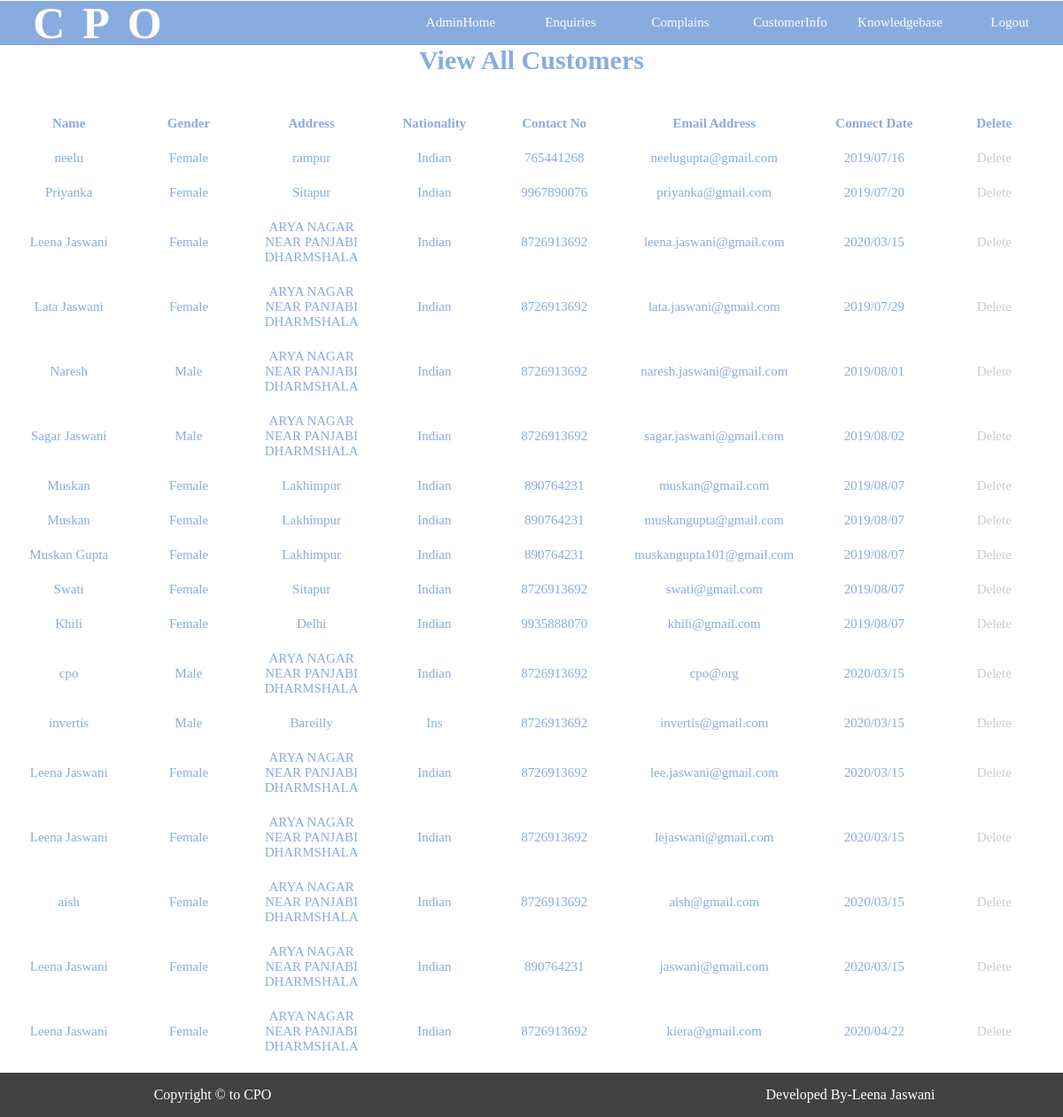
/adminzone/customerinfo (signed in), run on the app's committed database.
### generalzone/models.py (models this page shows)
class CustomerInfo(models.Model):
    name=models.CharField(max_length=50)
    gender=models.CharField(max_length=6)
    address=models.TextField()
    nationality=models.CharField(max_length=50)
    contactno=models.CharField(max_length=15)
    emailaddress=models.CharField(max_length=50,primary_key=True)
    password=models.CharField(max_length=20)
    connectdate=models.CharField(max_length=20)

### adminzone/views.py (the view)
def customerinfo(request):
    if request.session['adminid']:
        cust=CustomerInfo.objects.all()
        return render(request,'customerinfo.html',{'cust':cust})
    else:
        return render(request,'login.html')

### adminzone/templates/customerinfo.html (shortened to what this page needs)
<!DOCTYPE html>
<html lang="en">
<head>
    {% load static %}
     <link href="{% static 'css/stylea.css' %}" rel="stylesheet"/>
</head>
<body>
<div id="outer">
    <div id="menu">
        <div class="logo"><h1>CPO</h1></div>
        <ul >
            <li><a href="{% url 'adminzone:adminhome' %}">AdminHome</a></li>
            <li ><a href="{% url 'adminzone:enquiries' %}" >Enquiries</a></li>
            <li ><a href="{% url 'adminzone:complains' %}">Complains</a></li>
            <li ><a href="{% url 'adminzone:customerinfo' %}">CustomerInfo</a></li>
            <li ><a href="{% url 'adminzone:knowledgebase' %}">Knowledgebase</a></li>
            <li ><a href="{% url 'adminzone:logout' %}">Logout</a></li>
        </ul>
    </div>
    <div id="main" style="overflow-x:auto;">
        <h2>View All Customers</h2>
        <table border="0" cellspacing="20" cellspacing="1" style="width:100%;margin:0 auto">
            <tr>
                <th>Name</th>
                <th>Gender</th>
                <th>Address</th>
                <th>Nationality</th>
                <th>Contact No</th>
                <th>Email Address</th>
                <th>Connect Date</th>
                <th>Delete</th>
            </tr>
            {% for c in cust %}
            <tr>
                <td>{{c.name}}</td>
                <td>{{c.gender}}</td>
                <td>{{c.address}}</td>
                <td>{{c.nationality}}</td>
                <td>{{c.contactno}}</td>
                <td>{{c.emailaddress}}</td>
                <td>{{c.connectdate}}</td>
                <td><a href="{% url 'adminzone:deletecustomerinfo' emailaddress=c.emailaddress %}">Delete</a></td>
            </tr>
            {% endfor %}
        </table>
    </div>
    <div id="footer">
        <div id="footerl">Copyright &copy; to CPO</div>
        <div id="footerr">Developed By-Leena Jaswani</div>
    </div>
</div>
</body>
</html>

### adminzone/static/css/stylea.css (style rules this page uses)
body,html { margin:0px; }
#outer { min-height:800px; //border:1px solid; height:auto; }
#menu { min-height:50px; width:100%; background-color:#88ACE0; margin-top:-15px; }
#menu ul { list-style-type:none; text-align:right; }
#menu ul li { display:inline-block; margin-top:5px; width:100px; padding:10px; //border:2px solid ; //background-color:#424242; border-radius:20px 0px 20px 0px; text-align:center; }
#menu ul li a { text-decoration:none; font-size:15px; color:white; height:100%; }
#main { min-height:800px; height:auto; width:100%; background-color:white; //border:1px solid; }
.logo { float: left; height: 50px; width:20%; align-items: center; justify-content: center; display: flex; }
.logo h1 { // text-align: justify; color: white; font-family:Georgia; font-size: 50px; letter-spacing: 20px; //position: relative; }
#footer { min-height:30px; width:100%; background-color:#424242; //border-radius:10px; position: absolute; }
#footerl { min-height:30px; min-width:40%; //border:1px solid ; border-radius:10px; float:left; color:white; text-align:center; font-family:Verdana; line-height:50px; }
#footerr { min-height:30px; min-width:40%; //border:1px solid white; border-radius:10px; float:right; color:white; text-align:center; font-family:Verdana; line-height:50px; overflow-x: auto; }

### data on the page
CustomerInfo: name "neelu", gender "Female", address "rampur", nationality "Indian", contactno "765441268", emailaddress "neelugupta@gmail.com", connectdate "2019/07/16"
CustomerInfo: name "Priyanka", gender "Female", address "Sitapur", nationality "Indian", contactno "9967890076", emailaddress "priyanka@gmail.com", connectdate "2019/07/20"
CustomerInfo: name "Leena Jaswani", gender "Female", address "ARYA NAGAR NEAR PANJABI DHARMSHALA", nationality "Indian", contactno "8726913692", emailaddress "leena.jaswani@gmail.com", connectdate "2020/03/15"
CustomerInfo: name "Lata Jaswani", gender "Female", address "ARYA NAGAR NEAR PANJABI DHARMSHALA", nationality "Indian", contactno "8726913692", emailaddress "lata.jaswani@gmail.com", connectdate "2019/07/29"
CustomerInfo: name "Naresh", gender "Male", address "ARYA NAGAR NEAR PANJABI DHARMSHALA", nationality "Indian", contactno "8726913692", emailaddress "naresh.jaswani@gmail.com", connectdate "2019/08/01"
CustomerInfo: name "Sagar Jaswani", gender "Male", address "ARYA NAGAR NEAR PANJABI DHARMSHALA", nationality "Indian", contactno "8726913692", emailaddress "sagar.jaswani@gmail.com", connectdate "2019/08/02"
CustomerInfo: name "Muskan", gender "Female", address "Lakhimpur", nationality "Indian", contactno "890764231", emailaddress "muskan@gmail.com", connectdate "2019/08/07"
CustomerInfo: name "Muskan", gender "Female", address "Lakhimpur", nationality "Indian", contactno "890764231", emailaddress "muskangupta@gmail.com", connectdate "2019/08/07"
CustomerInfo: name "Muskan Gupta", gender "Female", address "Lakhimpur", nationality "Indian", contactno "890764231", emailaddress "muskangupta101@gmail.com", connectdate "2019/08/07"
CustomerInfo: name "Swati", gender "Female", address "Sitapur", nationality "Indian", contactno "8726913692", emailaddress "swati@gmail.com", connectdate "2019/08/07"
CustomerInfo: name "Khili", gender "Female", address "Delhi", nationality "Indian", contactno "9935888070", emailaddress "khili@gmail.com", connectdate "2019/08/07"
CustomerInfo: name "cpo", gender "Male", address "ARYA NAGAR NEAR PANJABI DHARMSHALA", nationality "Indian", contactno "8726913692", emailaddress "cpo@org", connectdate "2020/03/15"
CustomerInfo: name "invertis", gender "Male", address "Bareilly", nationality "Ins", contactno "8726913692", emailaddress "invertis@gmail.com", connectdate "2020/03/15"
CustomerInfo: name "Leena Jaswani", gender "Female", address "ARYA NAGAR NEAR PANJABI DHARMSHALA", nationality "Indian", contactno "8726913692", emailaddress "lee.jaswani@gmail.com", connectdate "2020/03/15"
CustomerInfo: name "Leena Jaswani", gender "Female", address "ARYA NAGAR NEAR PANJABI DHARMSHALA", nationality "Indian", contactno "8726913692", emailaddress "lejaswani@gmail.com", connectdate "2020/03/15"
CustomerInfo: name "aish", gender "Female", address "ARYA NAGAR NEAR PANJABI DHARMSHALA", nationality "Indian", contactno "8726913692", emailaddress "aish@gmail.com", connectdate "2020/03/15"
CustomerInfo: name "Leena Jaswani", gender "Female", address "ARYA NAGAR NEAR PANJABI DHARMSHALA", nationality "Indian", contactno "890764231", emailaddress "jaswani@gmail.com", connectdate "2020/03/15"
CustomerInfo: name "Leena Jaswani", gender "Female", address "ARYA NAGAR NEAR PANJABI DHARMSHALA", nationality "Indian", contactno "8726913692", emailaddress "kiera@gmail.com", connectdate "2020/04/22"
